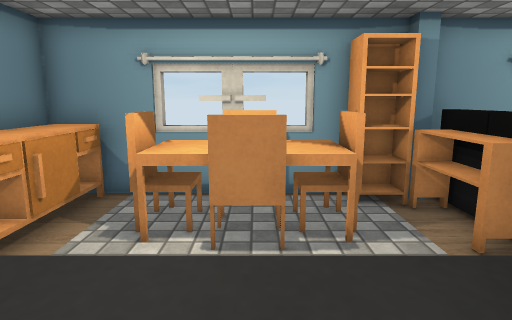
view 1 (above)

13 first-person views from a walk through a 3-D level made in the Unity game engine. The camera is 1.3 m above the floor, tilts 10° down and sees 75° across. The floor is counted in squares, 0.54 m on a side. Each view is taken from the middle of a square. On the plan, view 1 faces up. The plan holds only what a view shows up to about 20 squares ahead; the rest is blank. The player character is not drawn. Door leaves are left out, so doorways stand open. Some surface patterns are stand-ins.

view 2
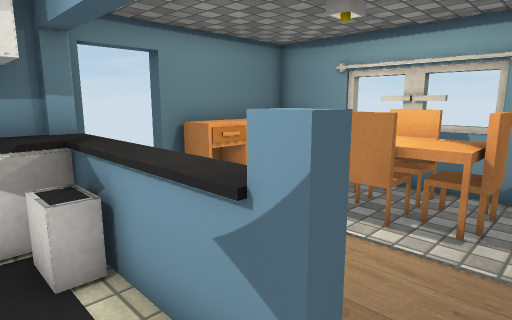

view 3
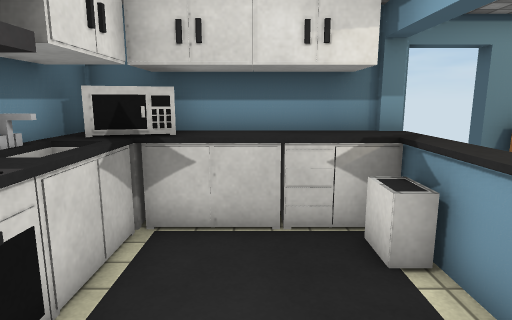

view 4
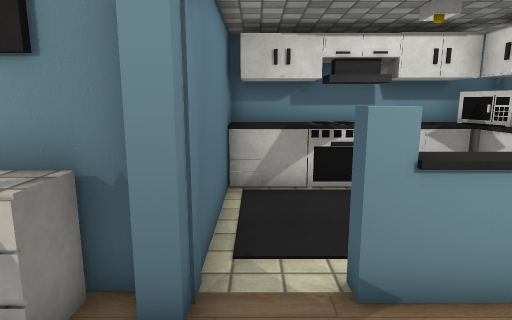

view 5
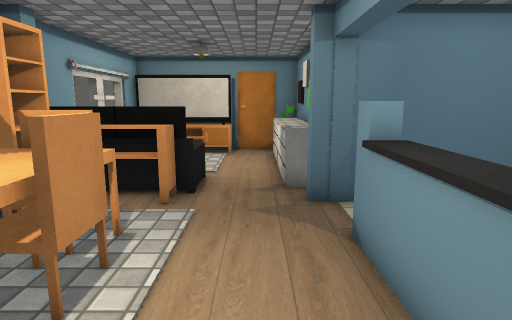

view 6
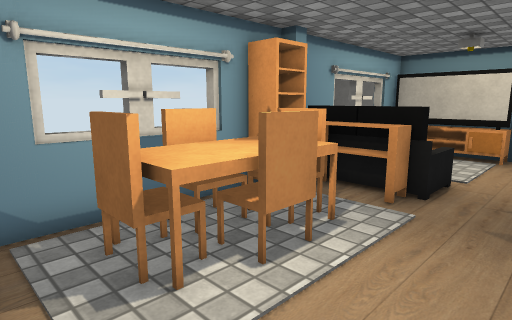

view 7
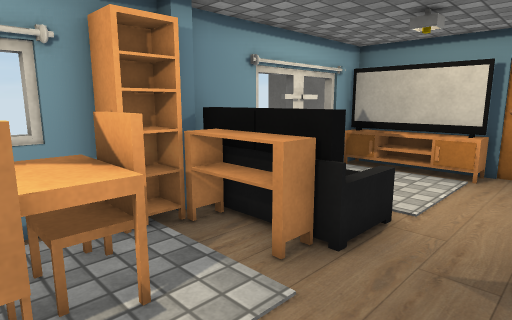

view 8
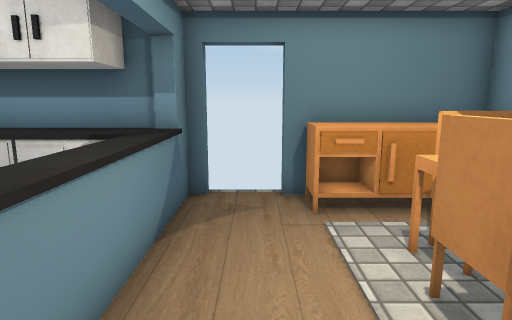

view 9
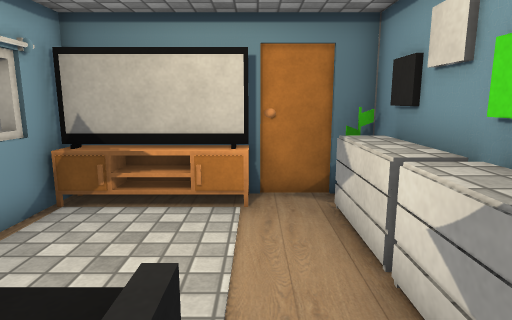

view 10
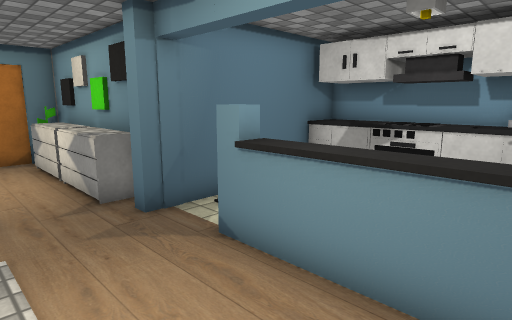

view 11
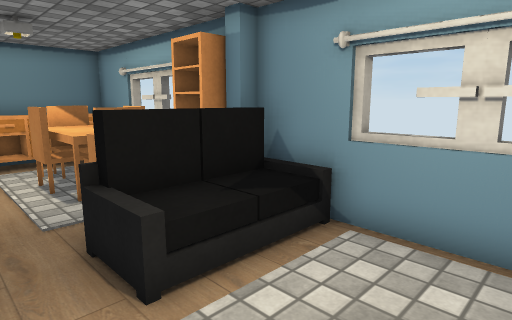

view 12
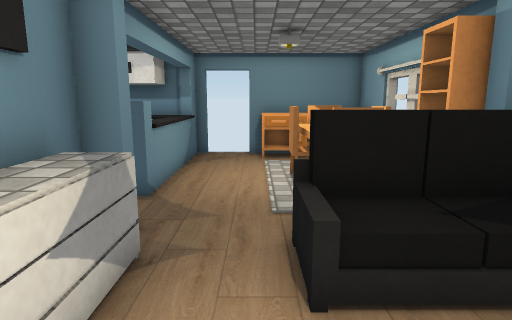

view 13
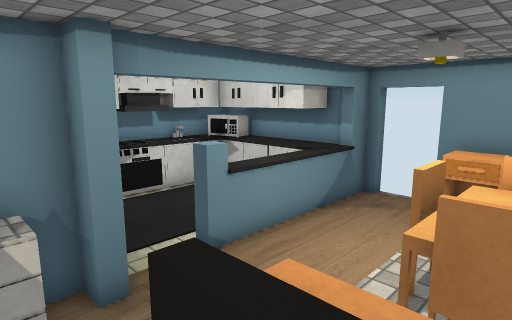

### Floor plan
Key: @ floor where view 1 was taken; # wall or solid block; . main floor; : floor 0.5 m higher than the main floor; D open door; = window, fence, low wall or low ledge; ^ raised ledge; O other object.
Columns run from 6 left of view 1 to 13 right of it. Each row starts with its distance up from view 1.
 10                    #
  9 ##############=#=###
  8 #OO. OO.####:....OO#
  7 #OO.OOOOO.O=:....OO#
  6 #OO.OOOOO.O=:....OO#
  5 #OO.OOOO..OO:....OO#
  4 #OO..............OOO
  3 DD.................O
  2 DD........#OOOOOOO##
  1 ##^^O^^^DD##########
  0  ###O.@...#
 -1  ###......#
 -2  ##O......#
 -3  ###......#
 -4  ###OOOOOO#
 -5  ##OOOOOOO#
 -6  ##########

Positions as (right, up) in squares from view 1, and headings:
1: (0, 0), facing up
2: (3, -1), facing up-left
3: (3, -2), facing left
4: (3, 5), facing down
5: (-4, 3), facing right
6: (-4, 2), facing up-right
7: (0, 2), facing up-right
8: (3, 3), facing left
9: (4, 4), facing right
10: (-3, 5), facing down-right
11: (10, 3), facing up-left
12: (10, 4), facing left
13: (6, 7), facing down-left
